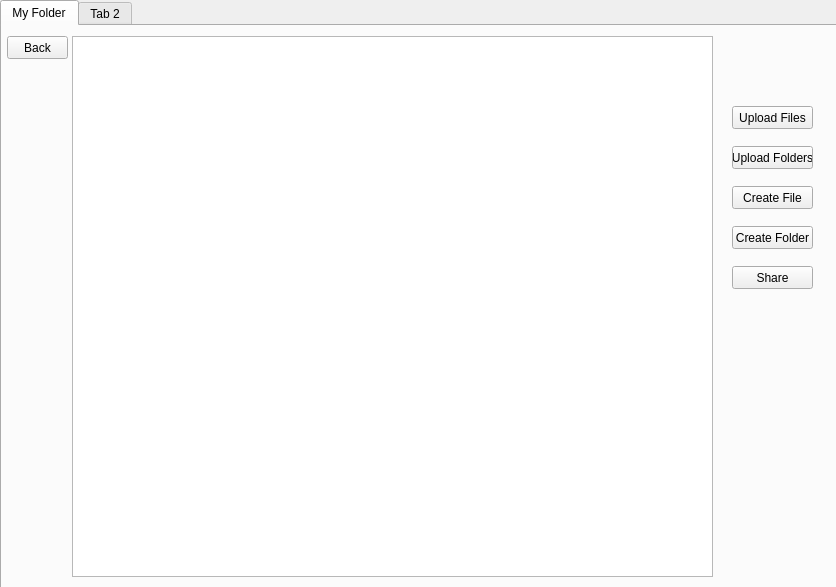
<?xml version="1.0" encoding="UTF-8"?>
<ui version="4.0">
 <class>MainWindow</class>
 <widget class="QWidget" name="MainWindow">
  <property name="geometry">
   <rect>
    <x>0</x>
    <y>0</y>
    <width>836</width>
    <height>587</height>
   </rect>
  </property>
  <property name="windowTitle">
   <string>MainWindow</string>
  </property>
  <widget class="QTabWidget" name="myfolder_tab_2">
   <property name="geometry">
    <rect>
     <x>0</x>
     <y>0</y>
     <width>841</width>
     <height>591</height>
    </rect>
   </property>
   <property name="currentIndex">
    <number>0</number>
   </property>
   <widget class="QWidget" name="myfolder_tab">
    <attribute name="title">
     <string>My Folder</string>
    </attribute>
    <widget class="QPushButton" name="upload_files_button">
     <property name="geometry">
      <rect>
       <x>730</x>
       <y>80</y>
       <width>81</width>
       <height>23</height>
      </rect>
     </property>
     <property name="text">
      <string>Upload Files</string>
     </property>
    </widget>
    <widget class="QPushButton" name="share_button">
     <property name="geometry">
      <rect>
       <x>730</x>
       <y>240</y>
       <width>81</width>
       <height>23</height>
      </rect>
     </property>
     <property name="text">
      <string>Share</string>
     </property>
    </widget>
    <widget class="QPushButton" name="upload_folders_button">
     <property name="geometry">
      <rect>
       <x>730</x>
       <y>120</y>
       <width>81</width>
       <height>23</height>
      </rect>
     </property>
     <property name="text">
      <string>Upload Folders</string>
     </property>
    </widget>
    <widget class="QPushButton" name="create_folder_button">
     <property name="geometry">
      <rect>
       <x>730</x>
       <y>200</y>
       <width>81</width>
       <height>23</height>
      </rect>
     </property>
     <property name="text">
      <string>Create Folder</string>
     </property>
    </widget>
    <widget class="QPushButton" name="create_file_button">
     <property name="geometry">
      <rect>
       <x>730</x>
       <y>160</y>
       <width>81</width>
       <height>23</height>
      </rect>
     </property>
     <property name="text">
      <string>Create File</string>
     </property>
    </widget>
    <widget class="QPushButton" name="go_back_button">
     <property name="geometry">
      <rect>
       <x>5</x>
       <y>10</y>
       <width>61</width>
       <height>23</height>
      </rect>
     </property>
     <property name="text">
      <string>Back</string>
     </property>
    </widget>
    <widget class="QListView" name="list_view">
     <property name="geometry">
      <rect>
       <x>70</x>
       <y>10</y>
       <width>641</width>
       <height>541</height>
      </rect>
     </property>
     <property name="acceptDrops">
      <bool>true</bool>
     </property>
     <property name="dragEnabled">
      <bool>false</bool>
     </property>
     <property name="dragDropOverwriteMode">
      <bool>false</bool>
     </property>
     <property name="dragDropMode">
      <enum>QAbstractItemView::InternalMove</enum>
     </property>
     <property name="defaultDropAction">
      <enum>Qt::TargetMoveAction</enum>
     </property>
     <property name="selectionMode">
      <enum>QAbstractItemView::ExtendedSelection</enum>
     </property>
     <property name="iconSize">
      <size>
       <width>0</width>
       <height>0</height>
      </size>
     </property>
     <property name="viewMode">
      <enum>QListView::IconMode</enum>
     </property>
    </widget>
   </widget>
   <widget class="QWidget" name="tab_2">
    <attribute name="title">
     <string>Tab 2</string>
    </attribute>
   </widget>
  </widget>
 </widget>
 <resources/>
 <connections/>
</ui>
